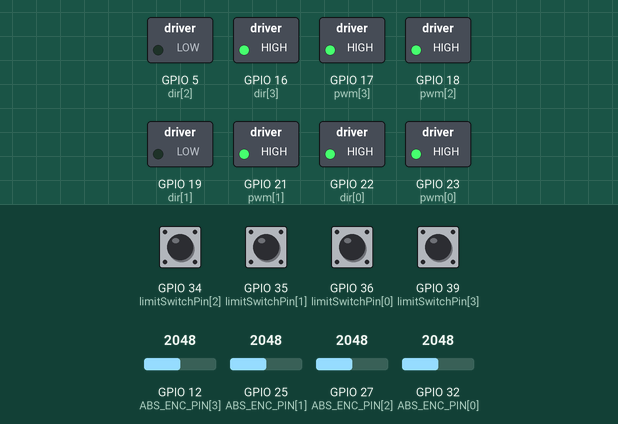
Recording of a sketch running on a simulated ESP32. Parts: switched loads named in the sketch (green lamp = pin HIGH). Inputs (shaded band) come from the test bench; at power-on: GPIO 34 (limitSwitchPin[2]), GPIO 35 (limitSwitchPin[1]), GPIO 36 (limitSwitchPin[0]), GPIO 39 (limitSwitchPin[3]) LOW, GPIO 32 (ABS_ENC_PIN[0]) = 2048, GPIO 12 (ABS_ENC_PIN[3]) = 2048, GPIO 25 (ABS_ENC_PIN[1]) = 2048, GPIO 27 (ABS_ENC_PIN[2]) = 2048. The ROS host is connected and sends only what is stated.

Above: at 1.2 s.
1.3 s: GPIO 32 (ABS_ENC_PIN[0]) set to 2207
2.8 s: GPIO 32 (ABS_ENC_PIN[0]) set to 2337
At 3.2 s:
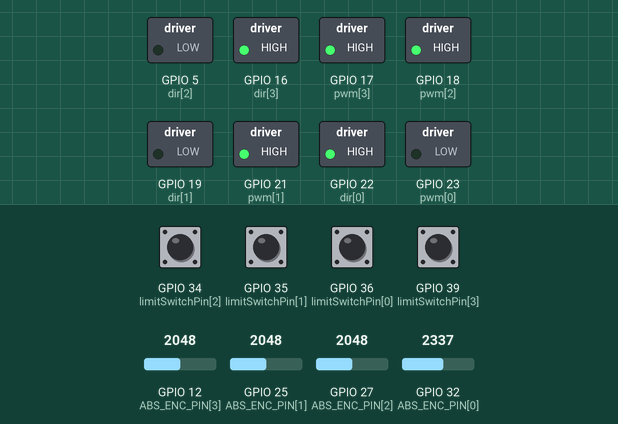
4.3 s: GPIO 12 (ABS_ENC_PIN[3]) set to 1954
At 5.5 s:
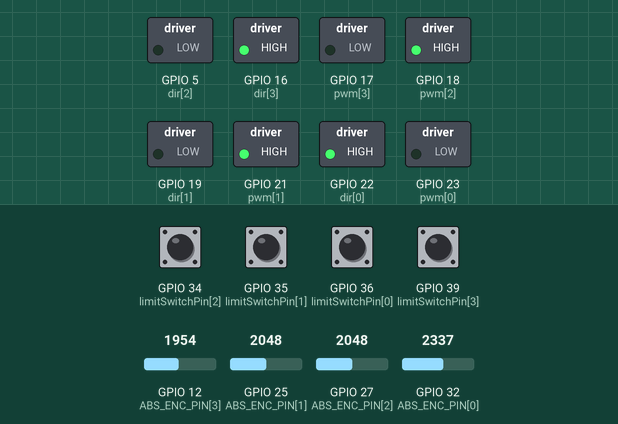
5.8 s: GPIO 25 (ABS_ENC_PIN[1]) set to 1944
7.3 s: GPIO 25 (ABS_ENC_PIN[1]) set to 1863
At 7.7 s:
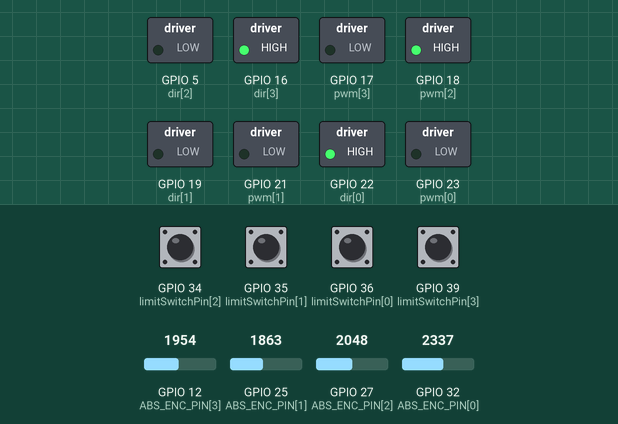
8.8 s: GPIO 27 (ABS_ENC_PIN[2]) set to 1228
At 10.1 s:
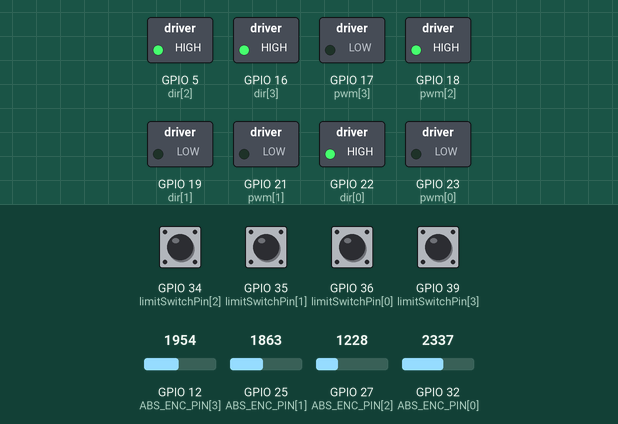
Timing chart, 0 to 11.3 s (numbered marks = the images above; inputs shaded):
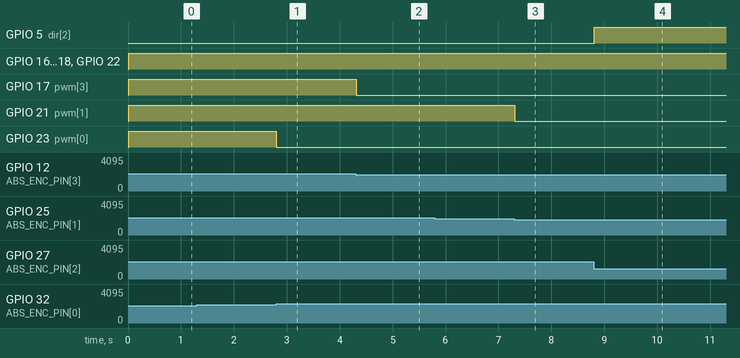

The sketch:

final_pivot.ino
```cpp
#include <Arduino.h>
#include <micro_ros_arduino.h>
#include <rcl/rcl.h>
#include <rclc/rclc.h>
#include <rclc/executor.h>
#include <std_msgs/msg/float32_multi_array.h>

#define MOTOR_SPEED 255
const int TOLERANCE = 75;

//#define input_2 39 //VN
//#define input_1 36 //VP
//#define feedback_pin 2
//115 wheel 4

const int limitSwitchPin[4] = { 36, 35, 34, 39 }; //needs rechecking
const int pwm[4] = { 23, 21, 18, 17 };//5,17,16,22
const int dir[4] = { 22, 19, 5, 16 };//15,21,4,23
const int ABS_ENC_PIN[4] = { 32, 25, 27, 12 };// 26,14,25,33
int ZERO_DEG_OFFSET[4] =  { 2350, 1820, 1383, 1920 };
int target_enc[4] =  { ZERO_DEG_OFFSET[0], ZERO_DEG_OFFSET[1], ZERO_DEG_OFFSET[2], ZERO_DEG_OFFSET[3] };
bool homed[4] = { false, false, false, false };
bool homingDir[4];
bool was_homing = false;

long error[4] = { 0, 0, 0, 0 };
const int dirclockhigh[4] = {false,false,false,true};

long current_position[4] = { 0, 0, 0, 0 };  // Start at 0
bool homing = false;

rcl_subscription_t subscriber;
std_msgs__msg__Float32MultiArray msg;
float msg_data[4]; // Buffer for incoming array

rcl_publisher_t publisher;
std_msgs__msg__Float32MultiArray pub_msg;
float pub_msg_data[4]; // Buffer for outgoing encoder array

rclc_executor_t executor;
rclc_support_t support;
rcl_allocator_t allocator;
rcl_node_t node;

void subscription_callback(const void * msgin) {
  const std_msgs__msg__Float32MultiArray * msg = (const std_msgs__msg__Float32MultiArray *)msgin;

  was_homing = homing;
  // Ensure we received exactly 4 angles
  if (msg->data.size >= 4) {

    homing = (msg->data.data[0] == 0.0f && msg->data.data[1] == 0.0f && msg->data.data[2] == 0.0f && msg->data.data[3] == 0.0f);

    if (homing && !was_homing) {
      for (int i = 0; i < 4; i++) {
      homed[i] = false;
      long startErr = (long)ZERO_DEG_OFFSET[i] - current_position[i];
      if (startErr > 2048) startErr -= 4096;
      else if (startErr < -2048) startErr += 4096;

      if (abs(startErr) <= TOLERANCE) homingDir[i] = dirclockhigh[i];
      else homingDir[i] = (startErr > 0) ? !dirclockhigh[i] : dirclockhigh[i];
      }
    }
  }

    for (int i = 0; i < 4; i++) {
      target_enc[i] = ZERO_DEG_OFFSET[i] + (int)((msg->data.data[i] / 360.0f) * 4096.0f);

      // wrapping around target in case angles were greater than 360 or negative
      target_enc[i] = target_enc[i] % 4096;
      if (target_enc[i] < 0)
        target_enc[i] += 4096;
    }
    // Lock into ROS mode so loop() doesn't overwrite these targets
}


void setMotor(int speed, bool direction, int M_PWM, int M_DIR) {
  //make pin compatible
  if (speed == 0) {
    analogWrite(M_PWM, 0);
    return;
  }
  digitalWrite(M_DIR, direction ? HIGH : LOW);
  analogWrite(M_PWM, speed);
}

void setup() {
  Serial.begin(115200);

  for (int i = 0; i < 4; i++) {
    pinMode(pwm[i], OUTPUT);
    pinMode(dir[i], OUTPUT);
  }
  pinMode(ABS_ENC_PIN[0],INPUT);
  pinMode(ABS_ENC_PIN[1],INPUT);
  pinMode(ABS_ENC_PIN[2],INPUT);
  pinMode(ABS_ENC_PIN[3],INPUT);

  pinMode(limitSwitchPin[0], INPUT_PULLDOWN);
  pinMode(limitSwitchPin[1], INPUT_PULLDOWN);
  pinMode(limitSwitchPin[2], INPUT_PULLDOWN);
  pinMode(limitSwitchPin[3], INPUT_PULLDOWN);

  // pinMode(input_1, INPUT);
  // pinMode(input_2, INPUT);
  // pinMode(feedback_pin, OUTPUT);

  set_microros_transports(); // Initializes transport (default over Serial)

  allocator = rcl_get_default_allocator();
  rclc_support_init(&support, 0, NULL, &allocator);
  rclc_node_init_default(&node, "rover_pivot_node", "", &support);

  // Configure message memory
  msg.data.capacity = 4;
  msg.data.data = msg_data;
  msg.data.size = 0;

  // Create subscriber for a Float32MultiArray on topic "target_angles"
  rclc_subscription_init_default(
    &subscriber,
    &node,
    ROSIDL_GET_MSG_TYPE_SUPPORT(std_msgs, msg, Float32MultiArray),
    "target_angles"
  );

  pub_msg.data.capacity = 4;
  pub_msg.data.data = pub_msg_data;
  pub_msg.data.size = 4;

  rclc_publisher_init_default(
    &publisher,
    &node,
    ROSIDL_GET_MSG_TYPE_SUPPORT(std_msgs, msg, Float32MultiArray),
    "pivot_encoders"
  );

  rclc_executor_init(&executor, &support.context, 1, &allocator);
  rclc_executor_add_subscription(&executor, &subscriber, &msg, &subscription_callback, ON_NEW_DATA);
}


void loop() {
  rclc_executor_spin_some(&executor, RCL_MS_TO_NS(10));

  for (int i = 0; i < 4; i++) {
    current_position[i] = analogRead(ABS_ENC_PIN[i]);
    bool swHigh = (digitalRead(limitSwitchPin[i]) == HIGH);

    error[i] = target_enc[i] - current_position[i];
    if (error[i] > 2048) error[i] -= 4096;
    else if (error[i] < -2048) error[i] += 4096;

    bool motor_dir = (error[i] > 0) ? !dirclockhigh[i] : dirclockhigh[i];

    if (homing) {
        if (swHigh) {
            setMotor(0, false, pwm[i], dir[i]);
            if (!homed[i]){
              setMotor(0, false, pwm[i], dir[i]);
              ZERO_DEG_OFFSET[i] = current_position[i];
              homed[i] = true;
            }
        }
        else setMotor(MOTOR_SPEED, homingDir[i], pwm[i], dir[i]);
    } else {
        homed[i] = homed[i] || swHigh;
        if (abs(error[i]) <= TOLERANCE) setMotor(0, false, pwm[i], dir[i]);
        else setMotor(MOTOR_SPEED, motor_dir, pwm[i], dir[i]);
    }
}

  // publishing current encoder values on "pivot_encoders"
  for (int i = 0; i < 4; i++) pub_msg_data[i] = (float)current_position[i];
  rcl_ret_t ret = rcl_publish(&publisher, &pub_msg, NULL);
  (void)ret;
//  if(abs(error[1])<=TOLERANCE&&abs(error[3])<=TOLERANCE){
//      digitalWrite(feedback_pin, LOW);
//  }
}

//while implementing subscriber for pivot ackerman , just add tolerance change in the subscriber
```

Measured:
- the behaviour switches between 2274 and 2275 on GPIO 32 (ABS_ENC_PIN[0]) (found by bisection; images 0 and 1)
- the behaviour switches between 1996 and 1995 on GPIO 12 (ABS_ENC_PIN[3]) (found by bisection; images 1 and 2)
- the behaviour switches between 1896 and 1895 on GPIO 25 (ABS_ENC_PIN[1]) (found by bisection; images 2 and 3)
- after the input at 1.3 s, every drawn part: stays the same
- after the input at 2.8 s, GPIO 23 (pwm[0]): HIGH → LOW at once
- after the input at 4.3 s, GPIO 17 (pwm[3]): HIGH → LOW at once
- after the input at 5.8 s, every drawn part: stays the same
- after the input at 7.3 s, GPIO 21 (pwm[1]): HIGH → LOW at once
- after the input at 8.8 s, GPIO 5 (dir[2]): LOW → HIGH at once
